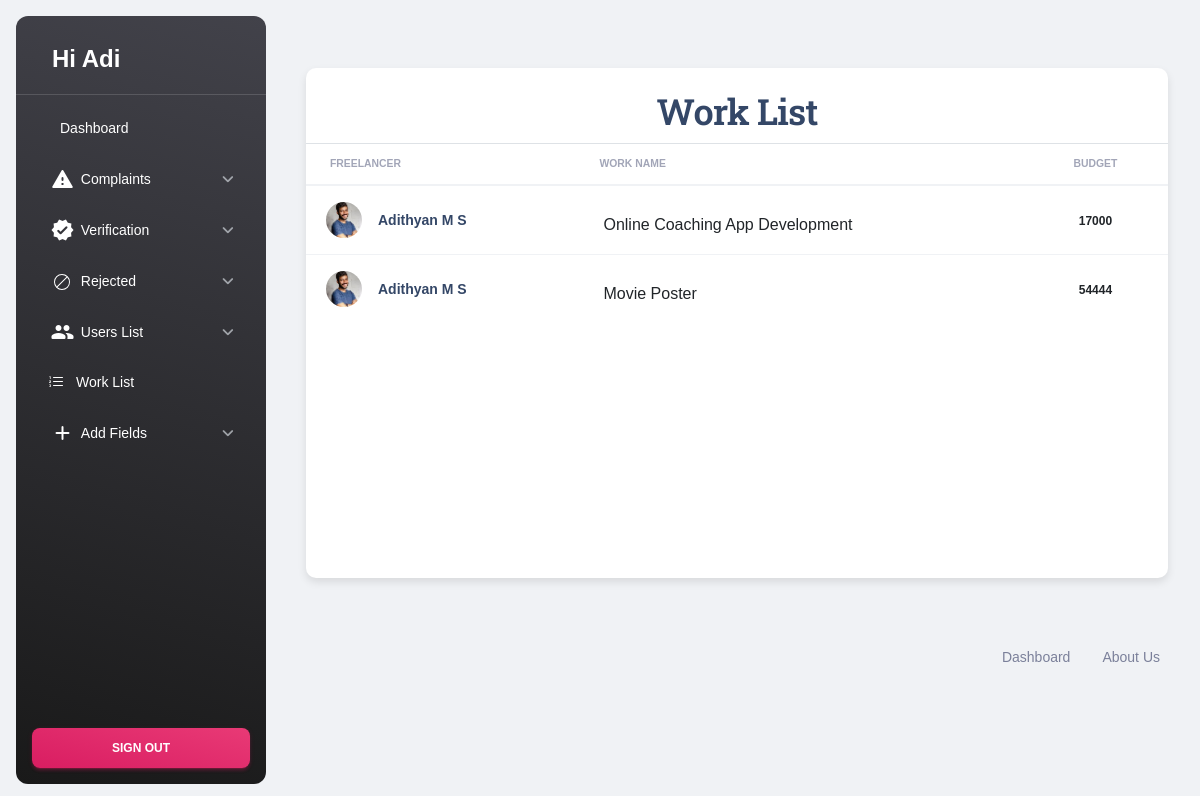
Page /Admin/Worklist.php (signed in) on the committed database.
### tables this page shows
CREATE TABLE `tbl_request` (
  `request_id` int(11) NOT NULL,
  `freelan_id` int(11) NOT NULL,
  `work_id` int(11) NOT NULL,
  `status` int(11) NOT NULL,
  `request_date` varchar(35) NOT NULL,
  `payment_date` varchar(20) NOT NULL,
  `agreement_date` varchar(50) NOT NULL
);

CREATE TABLE `tbl_freelan` (
  `freelan_id` int(11) NOT NULL,
  `freelan_name` varchar(50) NOT NULL,
  `freelan_email` varchar(50) NOT NULL,
  `place_id` int(11) NOT NULL,
  `freelan_address` varchar(200) NOT NULL,
  `freelan_photo` varchar(50) NOT NULL,
  `freelan_proof` varchar(50) NOT NULL,
  `freelan_password` varchar(50) NOT NULL,
  `freelan_dob` varchar(20) NOT NULL,
  `freelan_contact` varchar(20) NOT NULL,
  `freelan_status` int(11) NOT NULL,
  `freelan_gender` varchar(50) NOT NULL
);

CREATE TABLE `tbl_work` (
  `work_id` int(11) NOT NULL,
  `work_name` varchar(100) NOT NULL,
  `work_price` varchar(50) NOT NULL,
  `work_details` varchar(1000) NOT NULL,
  `work_doc` varchar(50) NOT NULL,
  `client_id` int(11) NOT NULL,
  `subcat_id` int(11) NOT NULL,
  `work_final` varchar(100) NOT NULL,
  `work_status` int(11) NOT NULL DEFAULT 0
);

### Admin/Worklist.php (the view, shortened to what this page needs)
<?php
include('Header.php');
?>
<html>
<head>
</head>
<body>
    <div class="card-body px-0 pb-2">
        <h2 align="center">Work List</h2>
        <div class="table-responsive">
            <table class="table align-items-center mb-0">
                <thead>
                    <tr>
                        <th class="text-uppercase text-secondary text-xxs font-weight-bolder opacity-7">Freelancer</th>
                        <th class="text-uppercase text-secondary text-xxs font-weight-bolder opacity-7 ps-2">Work Name</th>
                        <th class="text-center text-uppercase text-secondary text-xxs font-weight-bolder opacity-7">Budget</th>
                    </tr>
                </thead>
                <tbody>
                    <?php
                    $selqry = "SELECT * FROM tbl_request u
                           INNER JOIN tbl_work j ON u.work_id=j.work_id
                           INNER JOIN tbl_freelan c ON u.freelan_id=c.freelan_id";
                    $result = $con->query($selqry);
                    while ($data = $result->fetch_assoc()) {
                    ?>
                        <tr>
                            <td>
                                <div class="d-flex px-2 py-1">
                                    <div>
                                        <img src="../Asset/Files/Freelan/Photo/<?php echo $data['freelan_photo'] ?>" class="avatar avatar-sm me-3" alt="Freelancer Photo">
                                    </div>
                                    <div class="d-flex flex-column justify-content-center">
                                        <h6 class="mb-0 text-sm"><?php echo $data['freelan_name'] ?></h6>
                                    </div>
                                </div>
                            </td>
                            <td>
                                <div class="avatar-group mt-2">
                                    <?php echo $data['work_name'] ?>
                                </div>
                            </td>
                            <td class="align-middle text-center text-sm">
                                <span class="text-xs font-weight-bold"><?php echo $data['work_price'] ?></span>
                            </td>
                        </tr>
                    <?php } ?>
                </tbody>
            </table>
        </div>
    </div>
</body>
<?php
include('Footer.php');
?>
</html>

### Admin/Worklist.php (style rules this page uses)
body { font-family: Arial, sans-serif; background-color: #f8f9fa; margin: 0; padding: 0; }
.card-body { background: white; border-radius: 10px; padding: 20px; box-shadow: 0 4px 8px rgba(0, 0, 0, 0.1); margin: 20px; }
.table-responsive { overflow-x: auto; }
.table { width: 100%; margin-bottom: 1rem; color: #212529; border-collapse: collapse; }
.table th, .table td { padding: 0.75rem; vertical-align: top; border-top: 1px solid #dee2e6; }
.table thead th { vertical-align: bottom; border-bottom: 2px solid #dee2e6; }
.table .text-center { text-align: center; }
.table .text-uppercase { text-transform: uppercase; }
.table .text-secondary { color: #6c757d; }
.table .text-xxs { font-size: 0.75rem; }
.table .font-weight-bolder { font-weight: bolder; }
.table .opacity-7 { opacity: 0.7; }
.table .avatar { border-radius: 50%; width: 40px; height: 40px; object-fit: cover; }
.table .avatar-group { display: flex; align-items: center; }
.table .text-sm { font-size: 0.875rem; }
.table .font-weight-bold { font-weight: bold; }
.d-flex { display: flex; }
.justify-content-center { justify-content: center; }
.align-items-center { align-items: center; }
.px-2 { padding-left: 0.5rem; padding-right: 0.5rem; }
.py-1 { padding-top: 0.25rem; padding-bottom: 0.25rem; }
.me-3 { margin-right: 1rem; }
.mt-2 { margin-top: 0.5rem; }
.mb-0 { margin-bottom: 0; }

### rows in the picture
tbl_request: freelan.freelan_photo (picture), freelan.freelan_name "Adithyan M S", work.work_name "Online Coaching App Development", work.work_price "17000"
tbl_request: freelan.freelan_photo (picture), freelan.freelan_name "Adithyan M S", work.work_name "Movie Poster", work.work_price "54444"

### other values in the picture
$_SESSION['aName'] "Adi"
